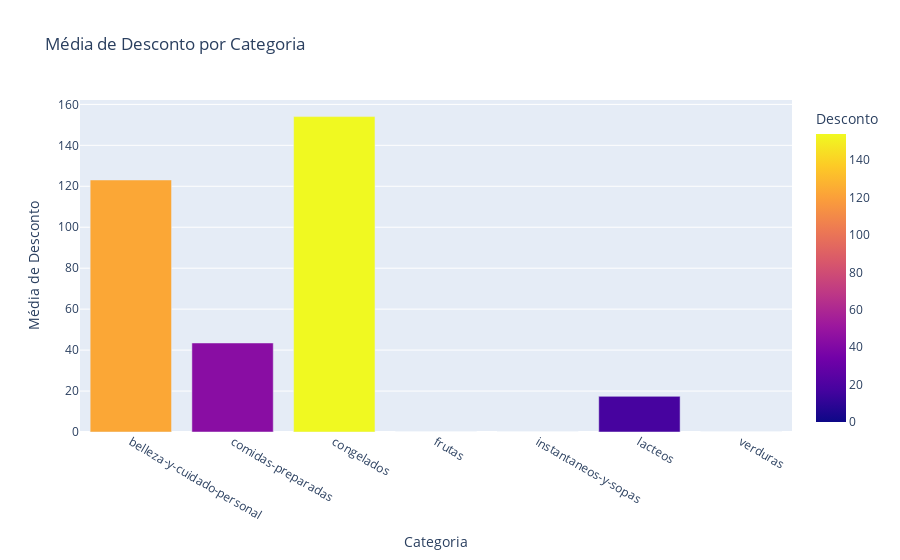

Here is the notebook cell this chart was saved with:
### Markdown cell above
# 4 - Plote um gráfico de barras onde temos a média de descontos por categoria.

### Code cell
# criar media do desconto por categoria
df2 = df.dropna()

desconto_medio = df2.groupby('Categoria')['Desconto'].mean()
print(desconto_medio,"\n")

# Verificar se ainda há valores nulos na coluna Desconto após o dropna()
if df2['Desconto'].isnull().any():
    print("Ainda há valores nulos na coluna 'Desconto' após dropna().")
    # Se houver, fazer outro dropna específico
    df2 = df2.dropna(subset=['Desconto'])
else:
    print("Não há valores nulos na coluna 'Desconto'.\n")

fig2 = px.bar(
    desconto_medio,
    x=desconto_medio.index,
    y=desconto_medio.values,
    title='Média de Desconto por Categoria',
    labels={'x': 'Categoria', 'y': 'Média de Desconto'},
    color='Desconto'
)
fig2.show()

### Figure 1 — Plotly figure (JSON) as saved in the notebook; plotly's stock layout.template omitted (floating-point values rounded to 4 significant figures)
{"data": [{"hovertemplate": "Categoria=%{x}<br>Média de Desconto=%{y}<br>Desconto=%{marker.color}<extra></extra>", "legendgroup": "", "marker": {"color": [123.1, 43.48, 154.0, 0.0, 0.0, 17.41, 0.0], "coloraxis": "coloraxis", "pattern": {"shape": ""}}, "name": "", "orientation": "v", "showlegend": false, "textposition": "auto", "type": "bar", "x": ["belleza-y-cuidado-personal", "comidas-preparadas", "congelados", "frutas", "instantaneos-y-sopas", "lacteos", "verduras"], "xaxis": "x", "y": [123.1, 43.48, 154.0, 0.0, 0.0, 17.41, 0.0], "yaxis": "y"}], "layout": {"barmode": "relative", "coloraxis": {"colorbar": {"title": {"text": "Desconto"}}, "colorscale": [[0, "#0d0887"], [0.1111, "#46039f"], [0.2222, "#7201a8"], [0.3333, "#9c179e"], [0.4444, "#bd3786"], [0.5556, "#d8576b"], [0.6667, "#ed7953"], [0.7778, "#fb9f3a"], [0.8889, "#fdca26"], [1, "#f0f921"]]}, "legend": {"tracegroupgap": 0}, "title": {"text": "Média de Desconto por Categoria"}, "xaxis": {"anchor": "y", "domain": [0, 1], "title": {"text": "Categoria"}}, "yaxis": {"anchor": "x", "domain": [0, 1], "title": {"text": "Média de Desconto"}}}}
